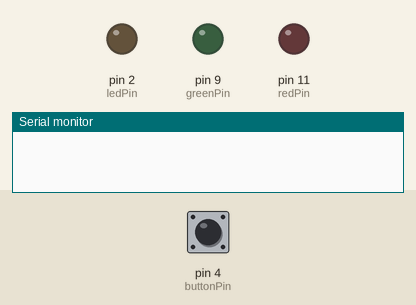
Simulated run of this sketch. Board: Arduino Uno, built with avr-gcc and run on an emulated ATmega328P. Shown: output pins drawn as LEDs (lit = HIGH), the last lines printed to the serial monitor. The inputs (shaded band) are chosen by the test bench; at power-on: pin 4 (buttonPin) LOW.

Above: at 1.2 s.
1.3 s: pin 4 (buttonPin) pulled HIGH for 1 s
At 2.1 s:
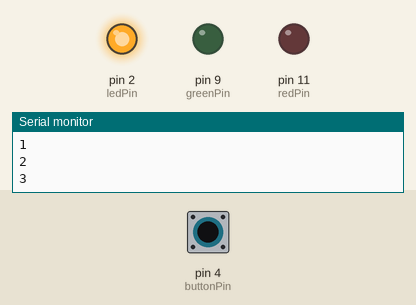
4.7 s: pin 4 (buttonPin) pulled HIGH for 0.15 s
At 5.7 s:
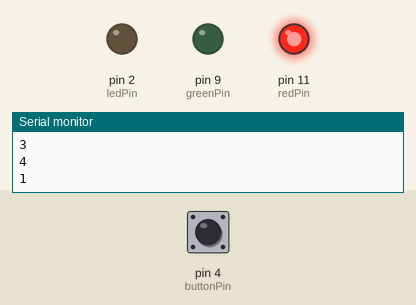
6.4 s: pin 4 (buttonPin) pulled HIGH for 3.2 s
At 10.4 s:
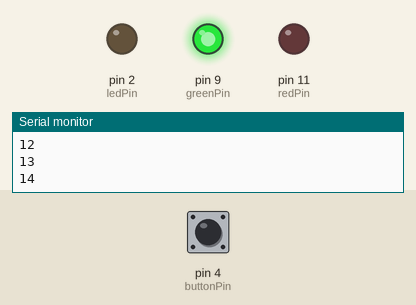
Timing chart, 0 to 12.1 s (numbered marks = the images above; inputs shaded):
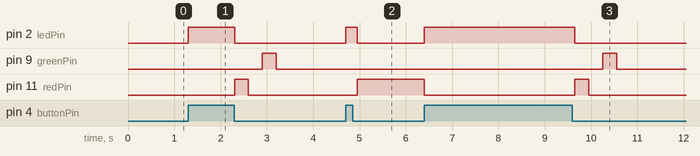

Measured:
- after the input at 1.3 s, pin 2 (ledPin): LOW → HIGH at once, → LOW 1.0 s later; pin 9 (greenPin): LOW → HIGH after 1.6 s, → LOW 0.30 s later; pin 11 (redPin): LOW → HIGH after 1.0 s, → LOW 0.30 s later
- after the input at 4.7 s, pin 2 (ledPin): LOW → HIGH at once, → LOW 0.25 s later; pin 11 (redPin): LOW → HIGH after 0.25 s
- after the input at 6.4 s, pin 2 (ledPin): LOW → HIGH at once, → LOW 3.3 s later; pin 9 (greenPin): LOW → HIGH after 3.9 s, → LOW 0.30 s later; pin 11 (redPin): HIGH → LOW at once, → HIGH 3.3 s later, → LOW 0.30 s later

The sketch:

Schaltung2.ino
```cpp
//set pin numbers
const int ledPin = 2;
const int buttonPin = 4;
const int redPin = 11;
const int greenPin = 9;
const int bluePin = 10;
int counter = 0;

//variables will change
int buttonState = 0;

void setup() {

  Serial.begin(9600);
  pinMode(ledPin, OUTPUT);
  pinMode(buttonPin, INPUT);
  pinMode(redPin, OUTPUT);
  pinMode(greenPin, OUTPUT);
  pinMode(greenPin, OUTPUT);


}

void loop() {

  buttonState = digitalRead(buttonPin); //read the state of the pushbutton value

  if (buttonState == HIGH) {            //check if the pushbutton is pressed
    //if it is, the buttonState is HIGH
    digitalWrite(ledPin, HIGH);
    digitalWrite(redPin, LOW);
    digitalWrite(greenPin, LOW);
    digitalWrite(bluePin, LOW);
    counter++;
    delay(250);
    Serial.println(counter);
  }

 else if (counter == 0) {
  digitalWrite(redPin, LOW);
  digitalWrite(greenPin, LOW);
  digitalWrite(bluePin, LOW);
  digitalWrite(ledPin, LOW);
  }

  else if (counter == 1) {
  digitalWrite(redPin, HIGH);
  digitalWrite(greenPin, LOW);
  digitalWrite(bluePin, LOW);
  digitalWrite(ledPin, LOW);
  }

  else if (counter == 2) {
  digitalWrite(redPin, LOW);
  digitalWrite(greenPin, LOW);
  digitalWrite(bluePin, HIGH);
  digitalWrite(ledPin, LOW);
  }

  else if (counter == 3) {
  digitalWrite(redPin, LOW);
  digitalWrite(greenPin, HIGH);
  digitalWrite(bluePin, LOW);
  digitalWrite(ledPin, LOW);
  }

  else {
  counter = 0;
  digitalWrite(ledPin, LOW);
  digitalWrite(redPin, HIGH);
  delay(300);
  digitalWrite(redPin, LOW);
  digitalWrite(bluePin, HIGH);
    delay(300);
    digitalWrite(bluePin, LOW);
  digitalWrite(greenPin, HIGH);
    delay(300);
  }
}
```
